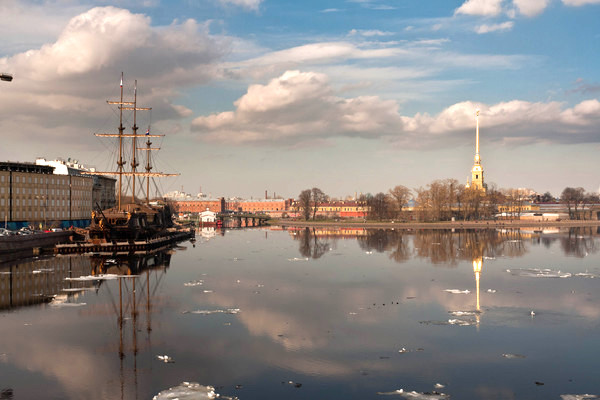
#> input picture images/boat/boat1.jpg, 600 x 400 px; its folder holds 4 pictures in this run
$ jupyter execute panorama.ipynb
#> lines starting #> are read from the running program, lines starting #| are printed output that depends on the picture
# Steps for Creating Panoramas
### 1.Find keypoints in all images
### 2.Find pairwise correspondences
### 3.Estimate pairwise Homographies
### 4.Refine Homographies
### 5.Stitch with Blending (using sticher class)

[cell 1]
import cv2, glob, math
import matplotlib.pyplot as plt

[cell 2]
# read images
image_files = glob.glob('images/boat/*')
image_files.sort()

images = []
for filename in image_files:
    img = cv2.imread(filename, cv2.IMREAD_COLOR)
#> img is the input picture: shape (400, 600, 3); mean B, G, R 134.6, 137.8, 144.1
    img = cv2.cvtColor(img, cv2.COLOR_BGR2RGB)
    images.append(img)


num_images = len(images)

[cell 3]
# Display Images
plt.figure(figsize=[30,10])
num_cols = 3
num_rows = math.ceil(num_images / num_cols)
for i in range(0, num_images):
  plt.subplot(num_rows, num_cols, i+1)
  plt.axis('off')
  plt.imshow(images[i])
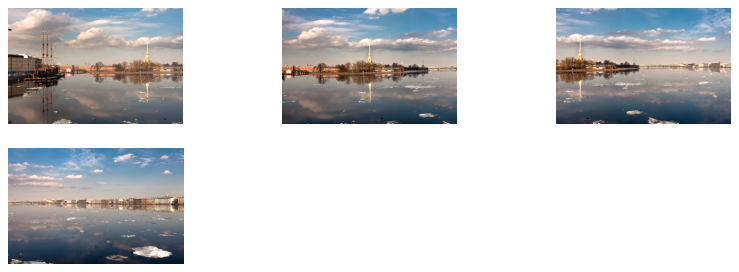
#> figure drawn by matplotlib, 4 panels

[cell 4]
# Stitch Images
stitcher = cv2.Stitcher_create()
status, result = stitcher.stitch(images)
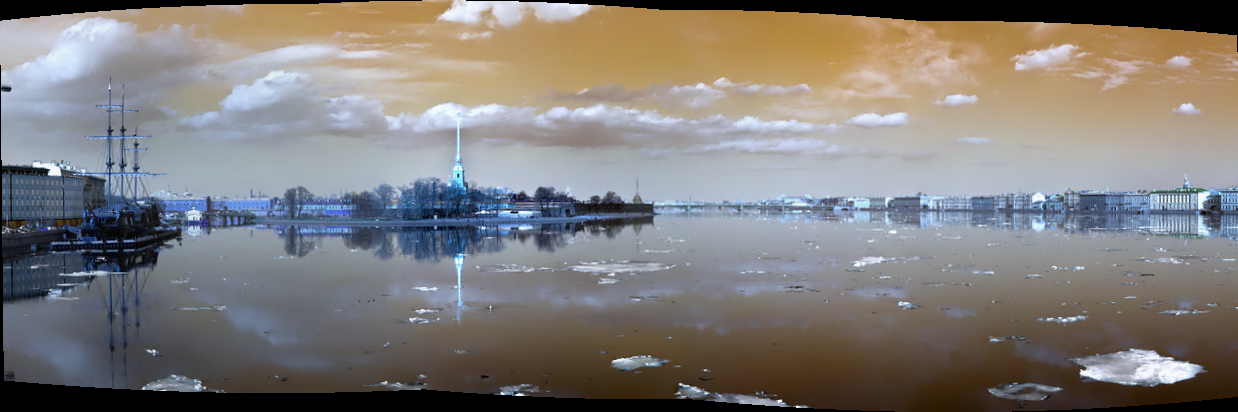
#> result: shape (412, 1238, 3); mean of channels 0, 1, 2 122.2, 124.6, 128.2; drawn as B, G, R
if status == 0:
  plt.figure(figsize=[30,10])
  plt.imshow(result)
